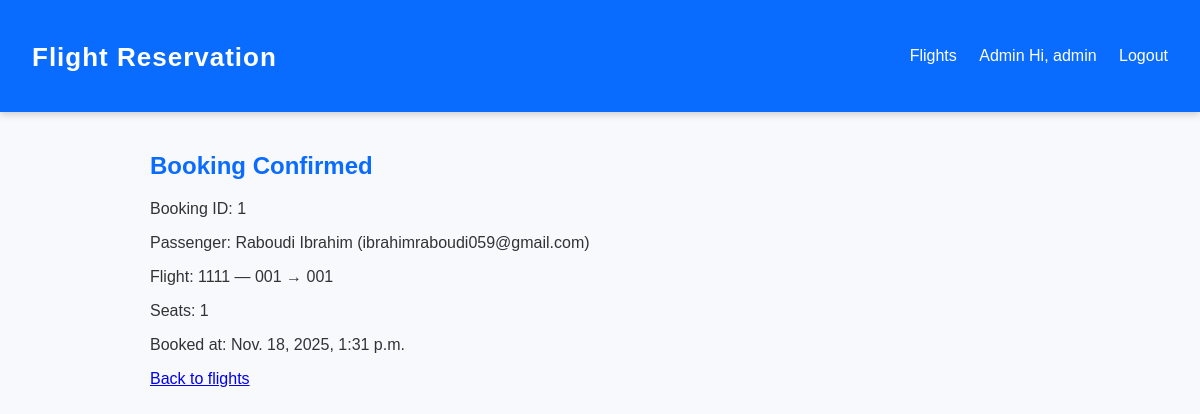
The app's page /booking/1/success/ (signed in) with its own data.
### reservations/models.py (models this page shows, shortened)
class Booking(models.Model):
    flight = models.ForeignKey(Flight, on_delete=models.CASCADE)
    passenger = models.ForeignKey(Passenger, on_delete=models.CASCADE)
    user = models.ForeignKey(settings.AUTH_USER_MODEL, on_delete=models.SET_NULL, null=True, blank=True)
    seats = models.PositiveIntegerField(default=1)
    booked_at = models.DateTimeField(auto_now_add=True)

class Passenger(models.Model):
    name = models.CharField(max_length=100)
    email = models.EmailField()

class Flight(models.Model):
    number = models.CharField(max_length=10)
    origin = models.ForeignKey(Airport, related_name='departures', on_delete=models.CASCADE)
    destination = models.ForeignKey(Airport, related_name='arrivals', on_delete=models.CASCADE)
    departure_time = models.DateTimeField()
    arrival_time = models.DateTimeField()
    price = models.DecimalField(max_digits=10, decimal_places=2)
    seats = models.PositiveIntegerField()
    class Meta:
        constraints = [
            models.CheckConstraint(
                check=Q(arrival_time__gt=F("departure_time")),
                name="arrival_after_departure",
            ),
            models.CheckConstraint(
                check=Q(price__gte=0) & Q(seats__gte=0),
                name="non_negative_price_seats",
            ),
        ]

class Airport(models.Model):
    code = models.CharField(max_length=10, unique=True)
    name = models.CharField(max_length=100)
    city = models.CharField(max_length=100)
    country = models.CharField(max_length=100)

### reservations/views.py (the view)
# urls.py: path('booking/<int:pk>/success/', views.booking_success, name='booking_success'),
def booking_success(request, pk):
    booking = get_object_or_404(Booking, pk=pk)
    return render(request, "reservations/booking_success.html", {"booking": booking})

### templates/reservations/booking_success.html (shortened to what this page needs)
{% extends 'base.html' %}
{% block content %}
<h2>Booking Confirmed</h2>
<p>Booking ID: {{ booking.id }}</p>
<p>Passenger: {{ booking.passenger.name }} ({{ booking.passenger.email }})</p>
<p>Flight: {{ booking.flight.number }} — {{ booking.flight.origin.code }} → {{ booking.flight.destination.code }}</p>
<p>Seats: {{ booking.seats }}</p>
<p>Booked at: {{ booking.booked_at }}</p>
<p><a href="/">Back to flights</a></p>
{% endblock %}

### templates/base.html (shortened to what this page needs)
<!DOCTYPE html>
<html lang="en">
<head>
    {% load static %}
    <link rel="stylesheet" href="{% static 'styles.css' %}" />
</head>
<body>
    <header>
        <h1><a href="/">Flight Reservation</a></h1>
        <nav>
            <a href="/flights/">Flights</a>
            <a href="/admin/">Admin</a>
            {% if request.user.is_authenticated %}
                <span>Hi, {{ request.user.username }}</span>
                <a href="{% url 'logout' %}">Logout</a>
            {% else %}
                <a href="{% url 'login' %}">Login</a>
                <a href="{% url 'register' %}">Register</a>
            {% endif %}
        </nav>
    </header>
    <main>
        {% block content %}{% endblock %}
    </main>
</body>
</html>

### static/styles.css (style rules this page uses)
body { font-family: "Poppins", Arial, sans-serif; margin: 0; padding: 0; background: #f7f9fc; color: #333; }
header { background: #0a6cff; color: white; padding: 16px 32px; display: flex; align-items: center; justify-content: space-between; box-shadow: 0px 2px 8px rgba(0,0,0,0.2); }
header h1 a { color: white; font-size: 26px; text-decoration: none; letter-spacing: 1px; }
nav a { color: white; margin-left: 18px; text-decoration: none; font-weight: 500; transition: 0.2s; }
main { padding: 20px; max-width: 900px; margin: auto; }
h2, h1 { color: #0a6cff; }

### records on screen
Booking: id "1", passenger.name "Raboudi Ibrahim", passenger.email "ibrahimraboudi059@gmail.com", flight.number "1111", flight.origin.code "001", flight.destination.code "001", seats "1", booked_at "Nov. 18, 2025, 1:31 p.m."

### other values on screen
{{ request.user.username }} "admin"
